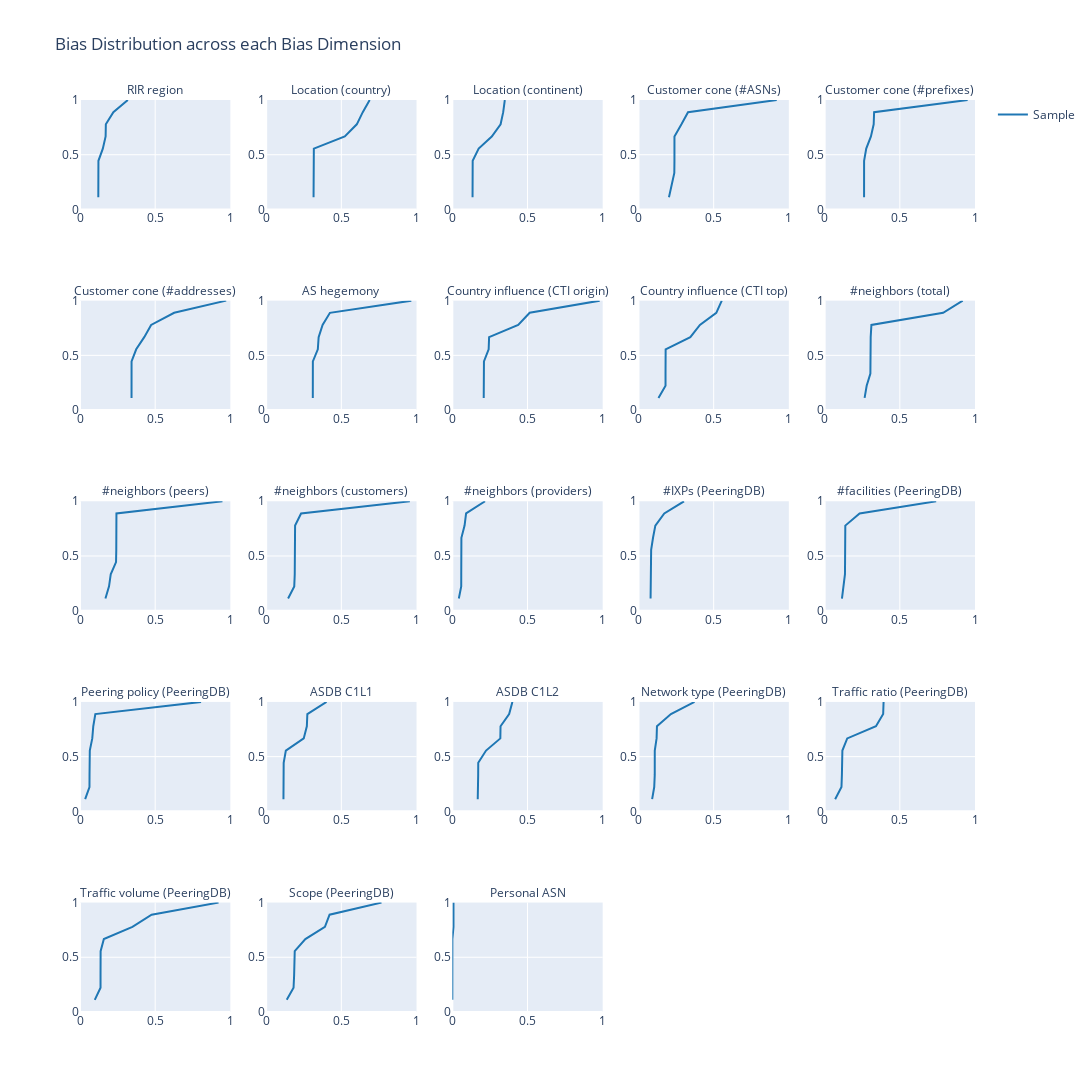

Notebook code for this chart:
### Code cell
# Keep only bias dimensions
bias_df = df[BIAS_DIMENSIONS]
# Create a 5x5 grid of histograms
cdf_traces = get_cdf_traces(bias_df)
figure_title = "Bias Distribution across each Bias Dimension"
fig = create_plot_grid(cdf_traces, figure_title, one_plot_per_subplot=True)

# Show the plot
fig.show()

### Figure 1 — Plotly figure (JSON) as saved in the notebook; plotly's stock layout.template omitted (floating-point values rounded to 4 significant figures)
{"data": [{"line": {"color": "rgb(31, 119, 180)"}, "mode": "lines", "name": "Sample", "showlegend": true, "type": "scatter", "x": [null, 0.1218, 0.122, 0.1222, 0.1225, 0.1518, 0.1704, 0.1719, 0.2218, 0.3182], "xaxis": "x", "y": [0, 0.1111, 0.2222, 0.3333, 0.4444, 0.5556, 0.6667, 0.7778, 0.8889, 1], "yaxis": "y"}, {"line": {"color": "rgb(31, 119, 180)"}, "mode": "lines", "name": "Sample", "showlegend": false, "type": "scatter", "x": [null, 0.3152, 0.3155, 0.3156, 0.3161, 0.3171, 0.523, 0.6027, 0.6426, 0.6885], "xaxis": "x2", "y": [0, 0.1111, 0.2222, 0.3333, 0.4444, 0.5556, 0.6667, 0.7778, 0.8889, 1], "yaxis": "y2"}, {"line": {"color": "rgb(31, 119, 180)"}, "mode": "lines", "name": "Sample", "showlegend": false, "type": "scatter", "x": [null, 0.1346, 0.1348, 0.135, 0.1354, 0.1752, 0.2623, 0.3211, 0.3384, 0.3491], "xaxis": "x3", "y": [0, 0.1111, 0.2222, 0.3333, 0.4444, 0.5556, 0.6667, 0.7778, 0.8889, 1], "yaxis": "y3"}, {"line": {"color": "rgb(31, 119, 180)"}, "mode": "lines", "name": "Sample", "showlegend": false, "type": "scatter", "x": [null, 0.2027, 0.2209, 0.2384, 0.2393, 0.2393, 0.2393, 0.2857, 0.3295, 0.9193], "xaxis": "x4", "y": [0, 0.1111, 0.2222, 0.3333, 0.4444, 0.5556, 0.6667, 0.7778, 0.8889, 1], "yaxis": "y4"}, {"line": {"color": "rgb(31, 119, 180)"}, "mode": "lines", "name": "Sample", "showlegend": false, "type": "scatter", "x": [null, 0.2623, 0.2624, 0.2624, 0.2625, 0.2767, 0.3079, 0.3262, 0.329, 0.9509], "xaxis": "x5", "y": [0, 0.1111, 0.2222, 0.3333, 0.4444, 0.5556, 0.6667, 0.7778, 0.8889, 1], "yaxis": "y5"}, {"line": {"color": "rgb(31, 119, 180)"}, "mode": "lines", "name": "Sample", "showlegend": false, "type": "scatter", "x": [null, 0.3427, 0.3427, 0.3429, 0.3429, 0.3738, 0.4272, 0.473, 0.6264, 0.9724], "xaxis": "x6", "y": [0, 0.1111, 0.2222, 0.3333, 0.4444, 0.5556, 0.6667, 0.7778, 0.8889, 1], "yaxis": "y6"}, {"line": {"color": "rgb(31, 119, 180)"}, "mode": "lines", "name": "Sample", "showlegend": false, "type": "scatter", "x": [null, 0.3102, 0.3102, 0.3104, 0.3106, 0.3435, 0.349, 0.3753, 0.4242, 0.9655], "xaxis": "x7", "y": [0, 0.1111, 0.2222, 0.3333, 0.4444, 0.5556, 0.6667, 0.7778, 0.8889, 1], "yaxis": "y7"}, {"line": {"color": "rgb(31, 119, 180)"}, "mode": "lines", "name": "Sample", "showlegend": false, "type": "scatter", "x": [null, 0.2089, 0.2095, 0.2095, 0.2103, 0.2417, 0.2446, 0.4382, 0.5145, 0.98], "xaxis": "x8", "y": [0, 0.1111, 0.2222, 0.3333, 0.4444, 0.5556, 0.6667, 0.7778, 0.8889, 1], "yaxis": "y8"}, {"line": {"color": "rgb(31, 119, 180)"}, "mode": "lines", "name": "Sample", "showlegend": false, "type": "scatter", "x": [null, 0.1329, 0.1798, 0.1798, 0.1803, 0.1806, 0.3449, 0.4086, 0.5175, 0.5541], "xaxis": "x9", "y": [0, 0.1111, 0.2222, 0.3333, 0.4444, 0.5556, 0.6667, 0.7778, 0.8889, 1], "yaxis": "y9"}, {"line": {"color": "rgb(31, 119, 180)"}, "mode": "lines", "name": "Sample", "showlegend": false, "type": "scatter", "x": [null, 0.2658, 0.2795, 0.3042, 0.3043, 0.3044, 0.3062, 0.3111, 0.7882, 0.9183], "xaxis": "x10", "y": [0, 0.1111, 0.2222, 0.3333, 0.4444, 0.5556, 0.6667, 0.7778, 0.8889, 1], "yaxis": "y10"}, {"line": {"color": "rgb(31, 119, 180)"}, "mode": "lines", "name": "Sample", "showlegend": false, "type": "scatter", "x": [null, 0.1691, 0.1931, 0.2044, 0.2397, 0.2413, 0.2423, 0.2423, 0.2423, 0.9474], "xaxis": "x11", "y": [0, 0.1111, 0.2222, 0.3333, 0.4444, 0.5556, 0.6667, 0.7778, 0.8889, 1], "yaxis": "y11"}, {"line": {"color": "rgb(31, 119, 180)"}, "mode": "lines", "name": "Sample", "showlegend": false, "type": "scatter", "x": [null, 0.1459, 0.1868, 0.1901, 0.1901, 0.1904, 0.1911, 0.1924, 0.2322, 0.9557], "xaxis": "x12", "y": [0, 0.1111, 0.2222, 0.3333, 0.4444, 0.5556, 0.6667, 0.7778, 0.8889, 1], "yaxis": "y12"}, {"line": {"color": "rgb(31, 119, 180)"}, "mode": "lines", "name": "Sample", "showlegend": false, "type": "scatter", "x": [null, 0.04331, 0.0592, 0.05938, 0.05964, 0.05982, 0.0604, 0.08147, 0.09161, 0.2179], "xaxis": "x13", "y": [0, 0.1111, 0.2222, 0.3333, 0.4444, 0.5556, 0.6667, 0.7778, 0.8889, 1], "yaxis": "y13"}, {"line": {"color": "rgb(31, 119, 180)"}, "mode": "lines", "name": "Sample", "showlegend": false, "type": "scatter", "x": [null, 0.08045, 0.08073, 0.08105, 0.08118, 0.08424, 0.09672, 0.1121, 0.1716, 0.3029], "xaxis": "x14", "y": [0, 0.1111, 0.2222, 0.3333, 0.4444, 0.5556, 0.6667, 0.7778, 0.8889, 1], "yaxis": "y14"}, {"line": {"color": "rgb(31, 119, 180)"}, "mode": "lines", "name": "Sample", "showlegend": false, "type": "scatter", "x": [null, 0.1151, 0.1276, 0.1352, 0.1359, 0.1374, 0.1374, 0.1375, 0.2325, 0.7418], "xaxis": "x15", "y": [0, 0.1111, 0.2222, 0.3333, 0.4444, 0.5556, 0.6667, 0.7778, 0.8889, 1], "yaxis": "y15"}, {"line": {"color": "rgb(31, 119, 180)"}, "mode": "lines", "name": "Sample", "showlegend": false, "type": "scatter", "x": [null, 0.03433, 0.06305, 0.0633, 0.06336, 0.06515, 0.08161, 0.08831, 0.1019, 0.805], "xaxis": "x16", "y": [0, 0.1111, 0.2222, 0.3333, 0.4444, 0.5556, 0.6667, 0.7778, 0.8889, 1], "yaxis": "y16"}, {"line": {"color": "rgb(31, 119, 180)"}, "mode": "lines", "name": "Sample", "showlegend": false, "type": "scatter", "x": [null, 0.115, 0.115, 0.1163, 0.1164, 0.1309, 0.2499, 0.2706, 0.274, 0.4013], "xaxis": "x17", "y": [0, 0.1111, 0.2222, 0.3333, 0.4444, 0.5556, 0.6667, 0.7778, 0.8889, 1], "yaxis": "y17"}, {"line": {"color": "rgb(31, 119, 180)"}, "mode": "lines", "name": "Sample", "showlegend": false, "type": "scatter", "x": [null, 0.1691, 0.172, 0.172, 0.1724, 0.2243, 0.3193, 0.3207, 0.3779, 0.3995], "xaxis": "x18", "y": [0, 0.1111, 0.2222, 0.3333, 0.4444, 0.5556, 0.6667, 0.7778, 0.8889, 1], "yaxis": "y18"}, {"line": {"color": "rgb(31, 119, 180)"}, "mode": "lines", "name": "Sample", "showlegend": false, "type": "scatter", "x": [null, 0.09088, 0.1048, 0.1082, 0.1082, 0.1083, 0.1204, 0.1229, 0.2157, 0.3728], "xaxis": "x19", "y": [0, 0.1111, 0.2222, 0.3333, 0.4444, 0.5556, 0.6667, 0.7778, 0.8889, 1], "yaxis": "y19"}, {"line": {"color": "rgb(31, 119, 180)"}, "mode": "lines", "name": "Sample", "showlegend": false, "type": "scatter", "x": [null, 0.06987, 0.1119, 0.1148, 0.1149, 0.118, 0.1502, 0.3413, 0.3893, 0.392], "xaxis": "x20", "y": [0, 0.1111, 0.2222, 0.3333, 0.4444, 0.5556, 0.6667, 0.7778, 0.8889, 1], "yaxis": "y20"}, {"line": {"color": "rgb(31, 119, 180)"}, "mode": "lines", "name": "Sample", "showlegend": false, "type": "scatter", "x": [null, 0.09822, 0.1366, 0.1366, 0.1366, 0.1371, 0.1587, 0.3487, 0.4762, 0.9217], "xaxis": "x21", "y": [0, 0.1111, 0.2222, 0.3333, 0.4444, 0.5556, 0.6667, 0.7778, 0.8889, 1], "yaxis": "y21"}, {"line": {"color": "rgb(31, 119, 180)"}, "mode": "lines", "name": "Sample", "showlegend": false, "type": "scatter", "x": [null, 0.1369, 0.1821, 0.1859, 0.186, 0.19, 0.2607, 0.3908, 0.4218, 0.7672], "xaxis": "x22", "y": [0, 0.1111, 0.2222, 0.3333, 0.4444, 0.5556, 0.6667, 0.7778, 0.8889, 1], "yaxis": "y22"}, {"line": {"color": "rgb(31, 119, 180)"}, "mode": "lines", "name": "Sample", "showlegend": false, "type": "scatter", "x": [null, 0.0001528, 0.000393, 0.000393, 0.000393, 0.0003947, 0.0004158, 0.007753, 0.007753, 0.007753], "xaxis": "x23", "y": [0, 0.1111, 0.2222, 0.3333, 0.4444, 0.5556, 0.6667, 0.7778, 0.8889, 1], "yaxis": "y23"}], "layout": {"annotations": [{"font": {"size": 12}, "showarrow": false, "text": "RIR region", "x": 0.084, "xanchor": "center", "xref": "paper", "y": 1, "yanchor": "bottom", "yref": "paper"}, {"font": {"size": 12}, "showarrow": false, "text": "Location (country)", "x": 0.292, "xanchor": "center", "xref": "paper", "y": 1, "yanchor": "bottom", "yref": "paper"}, {"font": {"size": 12}, "showarrow": false, "text": "Location (continent)", "x": 0.5, "xanchor": "center", "xref": "paper", "y": 1, "yanchor": "bottom", "yref": "paper"}, {"font": {"size": 12}, "showarrow": false, "text": "Customer cone (#ASNs)", "x": 0.708, "xanchor": "center", "xref": "paper", "y": 1, "yanchor": "bottom", "yref": "paper"}, {"font": {"size": 12}, "showarrow": false, "text": "Customer cone (#prefixes)", "x": 0.916, "xanchor": "center", "xref": "paper", "y": 1, "yanchor": "bottom", "yref": "paper"}, {"font": {"size": 12}, "showarrow": false, "text": "Customer cone (#addresses)", "x": 0.084, "xanchor": "center", "xref": "paper", "y": 0.78, "yanchor": "bottom", "yref": "paper"}, {"font": {"size": 12}, "showarrow": false, "text": "AS hegemony", "x": 0.292, "xanchor": "center", "xref": "paper", "y": 0.78, "yanchor": "bottom", "yref": "paper"}, {"font": {"size": 12}, "showarrow": false, "text": "Country influence (CTI origin)", "x": 0.5, "xanchor": "center", "xref": "paper", "y": 0.78, "yanchor": "bottom", "yref": "paper"}, {"font": {"size": 12}, "showarrow": false, "text": "Country influence (CTI top)", "x": 0.708, "xanchor": "center", "xref": "paper", "y": 0.78, "yanchor": "bottom", "yref": "paper"}, {"font": {"size": 12}, "showarrow": false, "text": "#neighbors (total)", "x": 0.916, "xanchor": "center", "xref": "paper", "y": 0.78, "yanchor": "bottom", "yref": "paper"}, {"font": {"size": 12}, "showarrow": false, "text": "#neighbors (peers)", "x": 0.084, "xanchor": "center", "xref": "paper", "y": 0.56, "yanchor": "bottom", "yref": "paper"}, {"font": {"size": 12}, "showarrow": false, "text": "#neighbors (customers)", "x": 0.292, "xanchor": "center", "xref": "paper", "y": 0.56, "yanchor": "bottom", "yref": "paper"}, {"font": {"size": 12}, "showarrow": false, "text": "#neighbors (providers)", "x": 0.5, "xanchor": "center", "xref": "paper", "y": 0.56, "yanchor": "bottom", "yref": "paper"}, {"font": {"size": 12}, "showarrow": false, "text": "#IXPs (PeeringDB)", "x": 0.708, "xanchor": "center", "xref": "paper", "y": 0.56, "yanchor": "bottom", "yref": "paper"}, {"font": {"size": 12}, "showarrow": false, "text": "#facilities (PeeringDB)", "x": 0.916, "xanchor": "center", "xref": "paper", "y": 0.56, "yanchor": "bottom", "yref": "paper"}, {"font": {"size": 12}, "showarrow": false, "text": "Peering policy (PeeringDB)", "x": 0.084, "xanchor": "center", "xref": "paper", "y": 0.34, "yanchor": "bottom", "yref": "paper"}, {"font": {"size": 12}, "showarrow": false, "text": "ASDB C1L1", "x": 0.292, "xanchor": "center", "xref": "paper", "y": 0.34, "yanchor": "bottom", "yref": "paper"}, {"font": {"size": 12}, "showarrow": false, "text": "ASDB C1L2", "x": 0.5, "xanchor": "center", "xref": "paper", "y": 0.34, "yanchor": "bottom", "yref": "paper"}, {"font": {"size": 12}, "showarrow": false, "text": "Network type (PeeringDB)", "x": 0.708, "xanchor": "center", "xref": "paper", "y": 0.34, "yanchor": "bottom", "yref": "paper"}, {"font": {"size": 12}, "showarrow": false, "text": "Traffic ratio (PeeringDB)", "x": 0.916, "xanchor": "center", "xref": "paper", "y": 0.34, "yanchor": "bottom", "yref": "paper"}, {"font": {"size": 12}, "showarrow": false, "text": "Traffic volume (PeeringDB)", "x": 0.084, "xanchor": "center", "xref": "paper", "y": 0.12, "yanchor": "bottom", "yref": "paper"}, {"font": {"size": 12}, "showarrow": false, "text": "Scope (PeeringDB)", "x": 0.292, "xanchor": "center", "xref": "paper", "y": 0.12, "yanchor": "bottom", "yref": "paper"}, {"font": {"size": 12}, "showarrow": false, "text": "Personal ASN", "x": 0.5, "xanchor": "center", "xref": "paper", "y": 0.12, "yanchor": "bottom", "yref": "paper"}], "height": 1200, "title": {"text": "Bias Distribution across each Bias Dimension"}, "width": 1200, "xaxis": {"anchor": "y", "domain": [0, 0.168], "range": [0, 1]}, "xaxis10": {"anchor": "y10", "domain": [0.832, 1], "range": [0, 1]}, "xaxis11": {"anchor": "y11", "domain": [0, 0.168], "range": [0, 1]}, "xaxis12": {"anchor": "y12", "domain": [0.208, 0.376], "range": [0, 1]}, "xaxis13": {"anchor": "y13", "domain": [0.416, 0.584], "range": [0, 1]}, "xaxis14": {"anchor": "y14", "domain": [0.624, 0.792], "range": [0, 1]}, "xaxis15": {"anchor": "y15", "domain": [0.832, 1], "range": [0, 1]}, "xaxis16": {"anchor": "y16", "domain": [0, 0.168], "range": [0, 1]}, "xaxis17": {"anchor": "y17", "domain": [0.208, 0.376], "range": [0, 1]}, "xaxis18": {"anchor": "y18", "domain": [0.416, 0.584], "range": [0, 1]}, "xaxis19": {"anchor": "y19", "domain": [0.624, 0.792], "range": [0, 1]}, "xaxis2": {"anchor": "y2", "domain": [0.208, 0.376], "range": [0, 1]}, "xaxis20": {"anchor": "y20", "domain": [0.832, 1], "range": [0, 1]}, "xaxis21": {"anchor": "y21", "domain": [0, 0.168], "range": [0, 1]}, "xaxis22": {"anchor": "y22", "domain": [0.208, 0.376], "range": [0, 1]}, "xaxis23": {"anchor": "y23", "domain": [0.416, 0.584], "range": [0, 1]}, "xaxis24": {"anchor": "y24", "domain": [0.624, 0.792]}, "xaxis25": {"anchor": "y25", "domain": [0.832, 1]}, "xaxis3": {"anchor": "y3", "domain": [0.416, 0.584], "range": [0, 1]}, "xaxis4": {"anchor": "y4", "domain": [0.624, 0.792], "range": [0, 1]}, "xaxis5": {"anchor": "y5", "domain": [0.832, 1], "range": [0, 1]}, "xaxis6": {"anchor": "y6", "domain": [0, 0.168], "range": [0, 1]}, "xaxis7": {"anchor": "y7", "domain": [0.208, 0.376], "range": [0, 1]}, "xaxis8": {"anchor": "y8", "domain": [0.416, 0.584], "range": [0, 1]}, "xaxis9": {"anchor": "y9", "domain": [0.624, 0.792], "range": [0, 1]}, "yaxis": {"anchor": "x", "domain": [0.88, 1], "range": [0, 1]}, "yaxis10": {"anchor": "x10", "domain": [0.66, 0.78], "range": [0, 1]}, "yaxis11": {"anchor": "x11", "domain": [0.44, 0.56], "range": [0, 1]}, "yaxis12": {"anchor": "x12", "domain": [0.44, 0.56], "range": [0, 1]}, "yaxis13": {"anchor": "x13", "domain": [0.44, 0.56], "range": [0, 1]}, "yaxis14": {"anchor": "x14", "domain": [0.44, 0.56], "range": [0, 1]}, "yaxis15": {"anchor": "x15", "domain": [0.44, 0.56], "range": [0, 1]}, "yaxis16": {"anchor": "x16", "domain": [0.22, 0.34], "range": [0, 1]}, "yaxis17": {"anchor": "x17", "domain": [0.22, 0.34], "range": [0, 1]}, "yaxis18": {"anchor": "x18", "domain": [0.22, 0.34], "range": [0, 1]}, "yaxis19": {"anchor": "x19", "domain": [0.22, 0.34], "range": [0, 1]}, "yaxis2": {"anchor": "x2", "domain": [0.88, 1], "range": [0, 1]}, "yaxis20": {"anchor": "x20", "domain": [0.22, 0.34], "range": [0, 1]}, "yaxis21": {"anchor": "x21", "domain": [0, 0.12], "range": [0, 1]}, "yaxis22": {"anchor": "x22", "domain": [0, 0.12], "range": [0, 1]}, "yaxis23": {"anchor": "x23", "domain": [0, 0.12], "range": [0, 1]}, "yaxis24": {"anchor": "x24", "domain": [0, 0.12]}, "yaxis25": {"anchor": "x25", "domain": [0, 0.12]}, "yaxis3": {"anchor": "x3", "domain": [0.88, 1], "range": [0, 1]}, "yaxis4": {"anchor": "x4", "domain": [0.88, 1], "range": [0, 1]}, "yaxis5": {"anchor": "x5", "domain": [0.88, 1], "range": [0, 1]}, "yaxis6": {"anchor": "x6", "domain": [0.66, 0.78], "range": [0, 1]}, "yaxis7": {"anchor": "x7", "domain": [0.66, 0.78], "range": [0, 1]}, "yaxis8": {"anchor": "x8", "domain": [0.66, 0.78], "range": [0, 1]}, "yaxis9": {"anchor": "x9", "domain": [0.66, 0.78], "range": [0, 1]}}}
